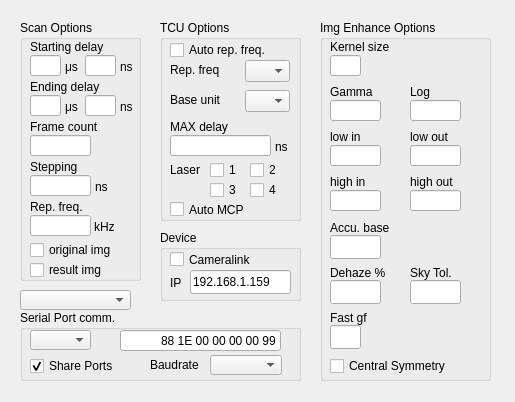
<?xml version="1.0" encoding="UTF-8"?>
<ui version="4.0">
 <class>ProgSettings</class>
 <widget class="QDialog" name="ProgSettings">
  <property name="geometry">
   <rect>
    <x>0</x>
    <y>0</y>
    <width>515</width>
    <height>402</height>
   </rect>
  </property>
  <property name="windowTitle">
   <string>Dialog</string>
  </property>
  <widget class="QGroupBox" name="SCAN_GRP">
   <property name="geometry">
    <rect>
     <x>20</x>
     <y>20</y>
     <width>121</width>
     <height>261</height>
    </rect>
   </property>
   <property name="title">
    <string>Scan Options</string>
   </property>
   <widget class="QLineEdit" name="START_POS_EDIT_N">
    <property name="geometry">
     <rect>
      <x>65</x>
      <y>35</y>
      <width>31</width>
      <height>21</height>
     </rect>
    </property>
    <property name="text">
     <string/>
    </property>
    <property name="alignment">
     <set>Qt::AlignRight|Qt::AlignTrailing|Qt::AlignVCenter</set>
    </property>
   </widget>
   <widget class="QLabel" name="START_LBL">
    <property name="geometry">
     <rect>
      <x>10</x>
      <y>20</y>
      <width>110</width>
      <height>14</height>
     </rect>
    </property>
    <property name="text">
     <string>Starting delay</string>
    </property>
   </widget>
   <widget class="QLabel" name="END_LBL">
    <property name="geometry">
     <rect>
      <x>10</x>
      <y>60</y>
      <width>110</width>
      <height>14</height>
     </rect>
    </property>
    <property name="text">
     <string>Ending delay</string>
    </property>
   </widget>
   <widget class="QLineEdit" name="END_POS_EDIT_N">
    <property name="geometry">
     <rect>
      <x>65</x>
      <y>75</y>
      <width>31</width>
      <height>21</height>
     </rect>
    </property>
    <property name="alignment">
     <set>Qt::AlignRight|Qt::AlignTrailing|Qt::AlignVCenter</set>
    </property>
   </widget>
   <widget class="QLabel" name="FRAME_LBL">
    <property name="geometry">
     <rect>
      <x>10</x>
      <y>100</y>
      <width>86</width>
      <height>14</height>
     </rect>
    </property>
    <property name="text">
     <string>Frame count</string>
    </property>
   </widget>
   <widget class="QLineEdit" name="FRAME_COUNT_EDIT">
    <property name="geometry">
     <rect>
      <x>10</x>
      <y>115</y>
      <width>61</width>
      <height>21</height>
     </rect>
    </property>
    <property name="alignment">
     <set>Qt::AlignRight|Qt::AlignTrailing|Qt::AlignVCenter</set>
    </property>
   </widget>
   <widget class="QLabel" name="STEP_LBL">
    <property name="geometry">
     <rect>
      <x>10</x>
      <y>140</y>
      <width>86</width>
      <height>14</height>
     </rect>
    </property>
    <property name="text">
     <string>Stepping</string>
    </property>
   </widget>
   <widget class="QLineEdit" name="STEP_SIZE_EDIT">
    <property name="geometry">
     <rect>
      <x>10</x>
      <y>155</y>
      <width>61</width>
      <height>21</height>
     </rect>
    </property>
    <property name="alignment">
     <set>Qt::AlignRight|Qt::AlignTrailing|Qt::AlignVCenter</set>
    </property>
   </widget>
   <widget class="QLabel" name="UNIT_NS">
    <property name="geometry">
     <rect>
      <x>100</x>
      <y>40</y>
      <width>21</width>
      <height>14</height>
     </rect>
    </property>
    <property name="text">
     <string>ns</string>
    </property>
   </widget>
   <widget class="QLabel" name="UNIT_NS_2">
    <property name="geometry">
     <rect>
      <x>100</x>
      <y>80</y>
      <width>21</width>
      <height>14</height>
     </rect>
    </property>
    <property name="text">
     <string>ns</string>
    </property>
   </widget>
   <widget class="QLabel" name="UNIT_NS_3">
    <property name="geometry">
     <rect>
      <x>75</x>
      <y>160</y>
      <width>21</width>
      <height>14</height>
     </rect>
    </property>
    <property name="text">
     <string>ns</string>
    </property>
   </widget>
   <widget class="QLabel" name="FREQ_UNIT">
    <property name="geometry">
     <rect>
      <x>74</x>
      <y>200</y>
      <width>21</width>
      <height>14</height>
     </rect>
    </property>
    <property name="text">
     <string>kHz</string>
    </property>
   </widget>
   <widget class="QLineEdit" name="REP_FREQ_EDIT">
    <property name="geometry">
     <rect>
      <x>10</x>
      <y>195</y>
      <width>61</width>
      <height>21</height>
     </rect>
    </property>
    <property name="alignment">
     <set>Qt::AlignRight|Qt::AlignTrailing|Qt::AlignVCenter</set>
    </property>
   </widget>
   <widget class="QLabel" name="FREQ_LBL">
    <property name="geometry">
     <rect>
      <x>10</x>
      <y>180</y>
      <width>86</width>
      <height>14</height>
     </rect>
    </property>
    <property name="text">
     <string>Rep. freq.</string>
    </property>
   </widget>
   <widget class="QCheckBox" name="SAVE_SCAN_ORI_CHK">
    <property name="geometry">
     <rect>
      <x>10</x>
      <y>220</y>
      <width>109</width>
      <height>20</height>
     </rect>
    </property>
    <property name="text">
     <string>original img</string>
    </property>
   </widget>
   <widget class="QLabel" name="UNIT_US">
    <property name="geometry">
     <rect>
      <x>45</x>
      <y>40</y>
      <width>21</width>
      <height>14</height>
     </rect>
    </property>
    <property name="text">
     <string>μs</string>
    </property>
   </widget>
   <widget class="QLineEdit" name="START_POS_EDIT_U">
    <property name="geometry">
     <rect>
      <x>10</x>
      <y>35</y>
      <width>31</width>
      <height>21</height>
     </rect>
    </property>
    <property name="text">
     <string/>
    </property>
    <property name="alignment">
     <set>Qt::AlignRight|Qt::AlignTrailing|Qt::AlignVCenter</set>
    </property>
   </widget>
   <widget class="QLineEdit" name="END_POS_EDIT_U">
    <property name="geometry">
     <rect>
      <x>10</x>
      <y>75</y>
      <width>31</width>
      <height>21</height>
     </rect>
    </property>
    <property name="alignment">
     <set>Qt::AlignRight|Qt::AlignTrailing|Qt::AlignVCenter</set>
    </property>
   </widget>
   <widget class="QLabel" name="UNIT_US_2">
    <property name="geometry">
     <rect>
      <x>45</x>
      <y>80</y>
      <width>21</width>
      <height>14</height>
     </rect>
    </property>
    <property name="text">
     <string>μs</string>
    </property>
   </widget>
   <widget class="QCheckBox" name="SAVE_SCAN_RES_CHK">
    <property name="geometry">
     <rect>
      <x>10</x>
      <y>240</y>
      <width>95</width>
      <height>20</height>
     </rect>
    </property>
    <property name="text">
     <string>result img</string>
    </property>
   </widget>
  </widget>
  <widget class="QGroupBox" name="ENHANCE_GROUP">
   <property name="geometry">
    <rect>
     <x>320</x>
     <y>20</y>
     <width>171</width>
     <height>361</height>
    </rect>
   </property>
   <property name="title">
    <string>Img Enhance Options</string>
   </property>
   <widget class="QLineEdit" name="KERNEL_EDIT">
    <property name="geometry">
     <rect>
      <x>10</x>
      <y>35</y>
      <width>31</width>
      <height>21</height>
     </rect>
    </property>
    <property name="alignment">
     <set>Qt::AlignRight|Qt::AlignTrailing|Qt::AlignVCenter</set>
    </property>
   </widget>
   <widget class="QLabel" name="KERNEL_SIZE">
    <property name="geometry">
     <rect>
      <x>10</x>
      <y>20</y>
      <width>80</width>
      <height>14</height>
     </rect>
    </property>
    <property name="text">
     <string>Kernel size</string>
    </property>
   </widget>
   <widget class="QLineEdit" name="LOW_IN_EDIT">
    <property name="geometry">
     <rect>
      <x>10</x>
      <y>125</y>
      <width>51</width>
      <height>21</height>
     </rect>
    </property>
    <property name="alignment">
     <set>Qt::AlignRight|Qt::AlignTrailing|Qt::AlignVCenter</set>
    </property>
   </widget>
   <widget class="QLineEdit" name="LOW_OUT_EDIT">
    <property name="geometry">
     <rect>
      <x>90</x>
      <y>125</y>
      <width>51</width>
      <height>21</height>
     </rect>
    </property>
    <property name="alignment">
     <set>Qt::AlignRight|Qt::AlignTrailing|Qt::AlignVCenter</set>
    </property>
   </widget>
   <widget class="QLineEdit" name="HIGH_IN_EDIT">
    <property name="geometry">
     <rect>
      <x>10</x>
      <y>170</y>
      <width>51</width>
      <height>21</height>
     </rect>
    </property>
    <property name="alignment">
     <set>Qt::AlignRight|Qt::AlignTrailing|Qt::AlignVCenter</set>
    </property>
   </widget>
   <widget class="QLineEdit" name="HIGH_OUT_EDIT">
    <property name="geometry">
     <rect>
      <x>90</x>
      <y>170</y>
      <width>51</width>
      <height>21</height>
     </rect>
    </property>
    <property name="alignment">
     <set>Qt::AlignRight|Qt::AlignTrailing|Qt::AlignVCenter</set>
    </property>
   </widget>
   <widget class="QLineEdit" name="GAMMA_EDIT">
    <property name="geometry">
     <rect>
      <x>10</x>
      <y>80</y>
      <width>51</width>
      <height>21</height>
     </rect>
    </property>
    <property name="alignment">
     <set>Qt::AlignRight|Qt::AlignTrailing|Qt::AlignVCenter</set>
    </property>
   </widget>
   <widget class="QLabel" name="LOW_IN">
    <property name="geometry">
     <rect>
      <x>10</x>
      <y>110</y>
      <width>60</width>
      <height>13</height>
     </rect>
    </property>
    <property name="text">
     <string>low in</string>
    </property>
   </widget>
   <widget class="QLabel" name="HIGH_IN">
    <property name="geometry">
     <rect>
      <x>10</x>
      <y>155</y>
      <width>60</width>
      <height>14</height>
     </rect>
    </property>
    <property name="text">
     <string>high in</string>
    </property>
   </widget>
   <widget class="QLabel" name="LOW_OUT">
    <property name="geometry">
     <rect>
      <x>90</x>
      <y>110</y>
      <width>60</width>
      <height>14</height>
     </rect>
    </property>
    <property name="text">
     <string>low out</string>
    </property>
   </widget>
   <widget class="QLabel" name="HIGH_OUT">
    <property name="geometry">
     <rect>
      <x>90</x>
      <y>155</y>
      <width>60</width>
      <height>14</height>
     </rect>
    </property>
    <property name="text">
     <string>high out</string>
    </property>
   </widget>
   <widget class="QLabel" name="GAMMA">
    <property name="geometry">
     <rect>
      <x>10</x>
      <y>65</y>
      <width>60</width>
      <height>14</height>
     </rect>
    </property>
    <property name="text">
     <string>Gamma</string>
    </property>
   </widget>
   <widget class="QLineEdit" name="LOG_EDIT">
    <property name="geometry">
     <rect>
      <x>90</x>
      <y>80</y>
      <width>51</width>
      <height>21</height>
     </rect>
    </property>
    <property name="alignment">
     <set>Qt::AlignRight|Qt::AlignTrailing|Qt::AlignVCenter</set>
    </property>
   </widget>
   <widget class="QLabel" name="LOG">
    <property name="geometry">
     <rect>
      <x>90</x>
      <y>65</y>
      <width>60</width>
      <height>14</height>
     </rect>
    </property>
    <property name="text">
     <string>Log</string>
    </property>
   </widget>
   <widget class="QLabel" name="ACCU_BASE">
    <property name="geometry">
     <rect>
      <x>10</x>
      <y>200</y>
      <width>81</width>
      <height>16</height>
     </rect>
    </property>
    <property name="text">
     <string>Accu. base</string>
    </property>
   </widget>
   <widget class="QLineEdit" name="ACCU_BASE_EDIT">
    <property name="geometry">
     <rect>
      <x>10</x>
      <y>215</y>
      <width>51</width>
      <height>24</height>
     </rect>
    </property>
    <property name="alignment">
     <set>Qt::AlignRight|Qt::AlignTrailing|Qt::AlignVCenter</set>
    </property>
   </widget>
   <widget class="QLineEdit" name="DEHAZE_PCT_EDIT">
    <property name="geometry">
     <rect>
      <x>10</x>
      <y>260</y>
      <width>51</width>
      <height>24</height>
     </rect>
    </property>
    <property name="alignment">
     <set>Qt::AlignRight|Qt::AlignTrailing|Qt::AlignVCenter</set>
    </property>
   </widget>
   <widget class="QLabel" name="DEHAZE_PCT">
    <property name="geometry">
     <rect>
      <x>10</x>
      <y>245</y>
      <width>71</width>
      <height>16</height>
     </rect>
    </property>
    <property name="text">
     <string>Dehaze %</string>
    </property>
   </widget>
   <widget class="QLabel" name="SKY_TOLERANCE">
    <property name="geometry">
     <rect>
      <x>90</x>
      <y>245</y>
      <width>61</width>
      <height>16</height>
     </rect>
    </property>
    <property name="text">
     <string>Sky Tol.</string>
    </property>
   </widget>
   <widget class="QLineEdit" name="SKY_TOLERANCE_EDIT">
    <property name="geometry">
     <rect>
      <x>90</x>
      <y>260</y>
      <width>51</width>
      <height>24</height>
     </rect>
    </property>
    <property name="alignment">
     <set>Qt::AlignRight|Qt::AlignTrailing|Qt::AlignVCenter</set>
    </property>
   </widget>
   <widget class="QLineEdit" name="FAST_GF_EDIT">
    <property name="geometry">
     <rect>
      <x>10</x>
      <y>305</y>
      <width>31</width>
      <height>24</height>
     </rect>
    </property>
    <property name="alignment">
     <set>Qt::AlignRight|Qt::AlignTrailing|Qt::AlignVCenter</set>
    </property>
   </widget>
   <widget class="QLabel" name="FAST_GF">
    <property name="geometry">
     <rect>
      <x>10</x>
      <y>290</y>
      <width>61</width>
      <height>16</height>
     </rect>
    </property>
    <property name="text">
     <string>Fast gf</string>
    </property>
   </widget>
   <widget class="QCheckBox" name="CENTRAL_SYMM_CHK">
    <property name="geometry">
     <rect>
      <x>10</x>
      <y>335</y>
      <width>141</width>
      <height>22</height>
     </rect>
    </property>
    <property name="text">
     <string>Central Symmetry</string>
    </property>
   </widget>
  </widget>
  <widget class="QGroupBox" name="SERIAL_COMM_GRP">
   <property name="geometry">
    <rect>
     <x>20</x>
     <y>310</y>
     <width>281</width>
     <height>71</height>
    </rect>
   </property>
   <property name="title">
    <string>Serial Port comm.</string>
   </property>
   <widget class="QComboBox" name="COM_LIST">
    <property name="geometry">
     <rect>
      <x>10</x>
      <y>20</y>
      <width>61</width>
      <height>20</height>
     </rect>
    </property>
   </widget>
   <widget class="QCheckBox" name="SHARE_CHK">
    <property name="geometry">
     <rect>
      <x>10</x>
      <y>45</y>
      <width>101</width>
      <height>22</height>
     </rect>
    </property>
    <property name="text">
     <string>Share Ports</string>
    </property>
    <property name="checked">
     <bool>true</bool>
    </property>
   </widget>
   <widget class="QComboBox" name="BAUDRATE_LIST">
    <property name="geometry">
     <rect>
      <x>190</x>
      <y>45</y>
      <width>72</width>
      <height>20</height>
     </rect>
    </property>
   </widget>
   <widget class="QLabel" name="BAUDRATE">
    <property name="geometry">
     <rect>
      <x>130</x>
      <y>47</y>
      <width>61</width>
      <height>16</height>
     </rect>
    </property>
    <property name="text">
     <string>Baudrate</string>
    </property>
   </widget>
   <widget class="QLineEdit" name="COM_DATA_EDT">
    <property name="geometry">
     <rect>
      <x>100</x>
      <y>20</y>
      <width>161</width>
      <height>21</height>
     </rect>
    </property>
    <property name="text">
     <string>88 1E 00 00 00 00 99</string>
    </property>
    <property name="alignment">
     <set>Qt::AlignRight|Qt::AlignTrailing|Qt::AlignVCenter</set>
    </property>
   </widget>
  </widget>
  <widget class="QGroupBox" name="TCU_GRP">
   <property name="geometry">
    <rect>
     <x>160</x>
     <y>20</y>
     <width>141</width>
     <height>201</height>
    </rect>
   </property>
   <property name="title">
    <string>TCU Options</string>
   </property>
   <widget class="QCheckBox" name="AUTO_REP_FREQ_CHK">
    <property name="geometry">
     <rect>
      <x>10</x>
      <y>20</y>
      <width>130</width>
      <height>20</height>
     </rect>
    </property>
    <property name="text">
     <string>Auto rep. freq.</string>
    </property>
   </widget>
   <widget class="QLineEdit" name="MAX_DIST_EDT">
    <property name="geometry">
     <rect>
      <x>10</x>
      <y>115</y>
      <width>101</width>
      <height>21</height>
     </rect>
    </property>
    <property name="alignment">
     <set>Qt::AlignRight|Qt::AlignTrailing|Qt::AlignVCenter</set>
    </property>
   </widget>
   <widget class="QLabel" name="MAX_DIST">
    <property name="geometry">
     <rect>
      <x>10</x>
      <y>100</y>
      <width>126</width>
      <height>14</height>
     </rect>
    </property>
    <property name="text">
     <string>MAX delay</string>
    </property>
   </widget>
   <widget class="QLabel" name="MAX_DIST_UNIT">
    <property name="geometry">
     <rect>
      <x>115</x>
      <y>120</y>
      <width>21</width>
      <height>14</height>
     </rect>
    </property>
    <property name="text">
     <string>ns</string>
    </property>
   </widget>
   <widget class="QLabel" name="BASE_UNIT">
    <property name="geometry">
     <rect>
      <x>10</x>
      <y>73</y>
      <width>70</width>
      <height>14</height>
     </rect>
    </property>
    <property name="text">
     <string>Base unit</string>
    </property>
   </widget>
   <widget class="QComboBox" name="UNIT_LIST">
    <property name="geometry">
     <rect>
      <x>85</x>
      <y>70</y>
      <width>45</width>
      <height>22</height>
     </rect>
    </property>
   </widget>
   <widget class="QComboBox" name="HZ_LIST">
    <property name="geometry">
     <rect>
      <x>85</x>
      <y>40</y>
      <width>45</width>
      <height>22</height>
     </rect>
    </property>
   </widget>
   <widget class="QLabel" name="REP_FREQ_UNIT">
    <property name="geometry">
     <rect>
      <x>10</x>
      <y>43</y>
      <width>70</width>
      <height>14</height>
     </rect>
    </property>
    <property name="text">
     <string>Rep. freq</string>
    </property>
   </widget>
   <widget class="QCheckBox" name="LASER_CHK_1">
    <property name="geometry">
     <rect>
      <x>50</x>
      <y>140</y>
      <width>32</width>
      <height>20</height>
     </rect>
    </property>
    <property name="text">
     <string>1</string>
    </property>
   </widget>
   <widget class="QCheckBox" name="LASER_CHK_2">
    <property name="geometry">
     <rect>
      <x>90</x>
      <y>140</y>
      <width>32</width>
      <height>20</height>
     </rect>
    </property>
    <property name="text">
     <string>2</string>
    </property>
   </widget>
   <widget class="QCheckBox" name="LASER_CHK_3">
    <property name="geometry">
     <rect>
      <x>50</x>
      <y>160</y>
      <width>32</width>
      <height>20</height>
     </rect>
    </property>
    <property name="text">
     <string>3</string>
    </property>
   </widget>
   <widget class="QCheckBox" name="LASER_CHK_4">
    <property name="geometry">
     <rect>
      <x>90</x>
      <y>160</y>
      <width>32</width>
      <height>20</height>
     </rect>
    </property>
    <property name="text">
     <string>4</string>
    </property>
   </widget>
   <widget class="QLabel" name="LASER">
    <property name="geometry">
     <rect>
      <x>10</x>
      <y>143</y>
      <width>35</width>
      <height>14</height>
     </rect>
    </property>
    <property name="text">
     <string>Laser</string>
    </property>
   </widget>
   <widget class="QCheckBox" name="AUTO_MCP_CHK">
    <property name="geometry">
     <rect>
      <x>10</x>
      <y>180</y>
      <width>81</width>
      <height>19</height>
     </rect>
    </property>
    <property name="text">
     <string>Auto MCP</string>
    </property>
   </widget>
  </widget>
  <widget class="QGroupBox" name="DEVICE_GRP">
   <property name="geometry">
    <rect>
     <x>160</x>
     <y>230</y>
     <width>141</width>
     <height>71</height>
    </rect>
   </property>
   <property name="title">
    <string>Device</string>
   </property>
   <widget class="QCheckBox" name="CAMERALINK_CHK">
    <property name="geometry">
     <rect>
      <x>10</x>
      <y>20</y>
      <width>91</width>
      <height>19</height>
     </rect>
    </property>
    <property name="text">
     <string>Cameralink</string>
    </property>
   </widget>
   <widget class="QLineEdit" name="IP_EDIT">
    <property name="geometry">
     <rect>
      <x>30</x>
      <y>40</y>
      <width>101</width>
      <height>24</height>
     </rect>
    </property>
    <property name="text">
     <string>192.168.1.159</string>
    </property>
   </widget>
   <widget class="QLabel" name="label">
    <property name="geometry">
     <rect>
      <x>10</x>
      <y>45</y>
      <width>21</width>
      <height>16</height>
     </rect>
    </property>
    <property name="text">
     <string>IP</string>
    </property>
   </widget>
  </widget>
  <widget class="QComboBox" name="PIXEL_FORMAT_LIST">
   <property name="geometry">
    <rect>
     <x>20</x>
     <y>290</y>
     <width>111</width>
     <height>20</height>
    </rect>
   </property>
  </widget>
 </widget>
 <resources/>
 <connections/>
</ui>
